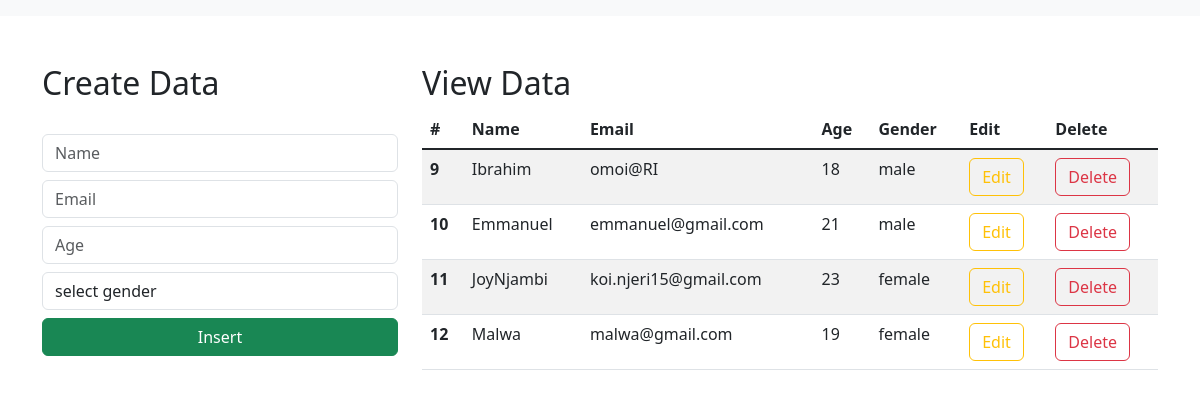
Before: / with the older database file.
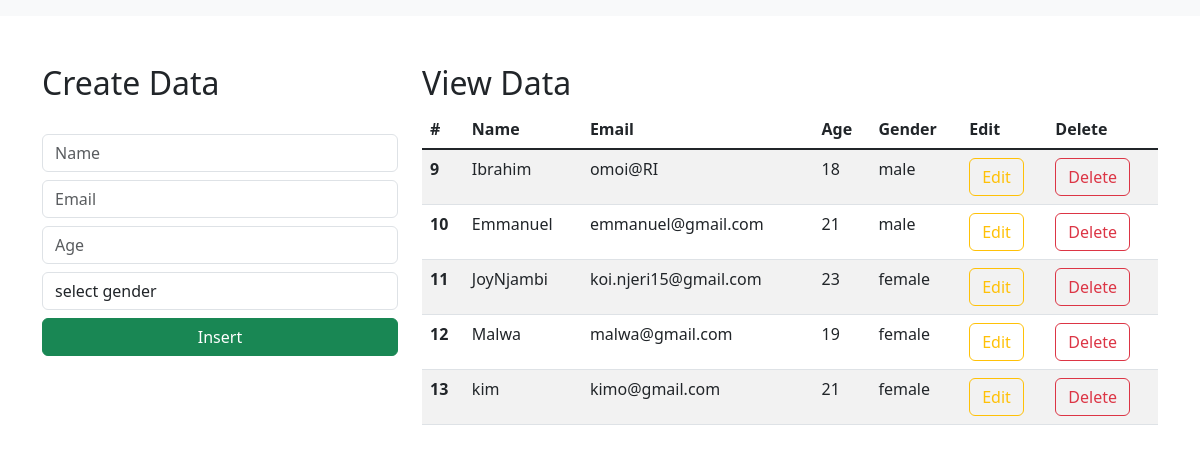
After: the same page with the newer database file.
### crud/models.py (models this page shows)
class Student(models.Model):
    name = models.CharField(max_length=30, blank=False, null=False)
    email = models.EmailField(null=True)
    age = models.IntegerField(blank=False, null=False)
    gender = models.CharField(max_length=30, blank=False, null=False)

### crud/views.py (the view)
# urls.py: path('', views.index, name="index"),
def index(request):
    data = Student.objects.all()
    context = {"data": data}
    return render(request, "index.html", context)

### templates/index.html (shortened to what this page needs)
<html lang="en">
    <link href="https://cdn.jsdelivr.net/npm/bootstrap@5.3.0-alpha1/dist/css/bootstrap.min.css" rel="stylesheet">
  <head>
  </head>
  <body>
    <nav class="navbar navbar-expand-lg bg-body-tertiary">
      </nav>
      <div class="container mt-5">
        <div class="row">
            <div class="col-md-4">
                <h2>Create Data</h2>
                <br>
                <form action="/insert" method="post">
                    <div class="form-group">
                        <input type="text" class="form-control" placeholder="Name" name="name" required>
                    </div>
                    <div class="form-group">
                        <input type="email" class="form-control  mt-2" placeholder="Email" name="email" required>
                    </div>
                    <div class="form-group">
                        <input type="number" class="form-control  mt-2" placeholder="Age" name="age" required>
                    </div>
                    <div class="form-group mt-2">
                        <select id="gender" name="gender" class="form-control" required>
                            <option selected>select gender</option>
                        </select>
                    </div>
                    <div class="d-grid gap-2">
                        <button class="btn btn-success mt-2" type="submit">Insert</button>
                    </div>
                </form>
            </div>
            <div class="col-md-8">
                <h2>View Data</h2>
                <table class="table table-striped table-hover">
                    <thead>
                      <tr>
                        <th scope="col">#</th>
                        <th scope="col">Name</th>
                        <th scope="col">Email</th>
                        <th scope="col">Age</th>
                        <th scope="col">Gender</th>
                        <th scope="col">Edit</th>
                        <th scope="col">Delete</th>
                      </tr>
                    </thead>
                    <tbody class="table-group-divider">
                    {% for d in data %}
                      <tr>
                        <th scope="row">{{d.id}}</th>
                        <td>{{d.name}}</td>
                        <td>{{d.email}}</td>
                        <td>{{d.age}}</td>
                        <td>{{d.gender}}</td>
                        <td><a href="/update/{{d.id}}" type="button" class="btn btn-outline-warning">Edit</a></td>
                        <td><a href="/delete/{{d.id}}" type="button" class="btn btn-outline-danger">Delete</a></td>
                      </tr>
                    {% endfor %}
                    </tbody>
                  </table>
            </div>
        </div>
      </div>
  </body>
</html>

Changed rows visible on the page:
added Student: id "13", name "kim", email "kimo@gmail.com", age "21", gender "female"
